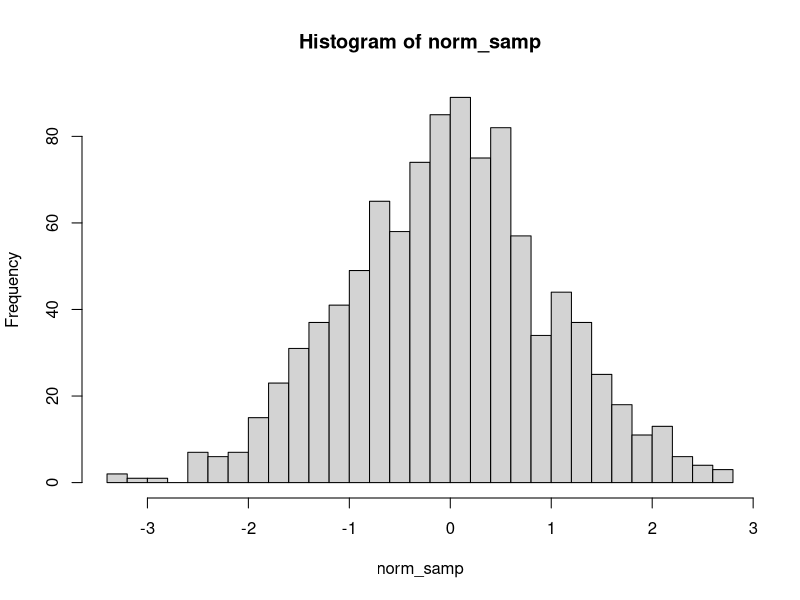

Generate this figure with R: (Note: this script raises an error after producing the figure.)
norm_samp <- rnorm(1000, mean=0, sd=1)
hist(norm_samp, breaks = 30)
pnorm(1.2, mean = 0, sd = 1)
pnorm(0.6, mean = 0, sd = 1)
areaBetween0.6_2.1 <- (pnorm(1.2, mean = 0, sd = 1) - pnorm(0.6, mean = 0, sd = 1))

#elephants trunks
area1 <- pnorm(2.1, mean = 1.8, sd = 0.4)
area2 <- pnorm(1.6, mean = 1.8, sd = 0.4)
areaBetweenA1_A2 <- (pnorm(2.1, mean = 1.8, sd = 0.4) - pnorm(1.6, mean = 1.8, sd = 0.4))
AreaBetweenA1_A2 <- (area1-area2)


#FIND PERCENTILES
#FIND q VALUES WHEN GIVEN PROBABILITIES
A <- qnorm(p = 0.025, mean = 10 , sd = sqrt(3))
B <- qnorm(p = 0.975, mean = 10 , sd = sqrt(3))
B-A

#
variables <- read.table("variables.txt", header = TRUE)
variables <- data.frame(variables)
summary(variables$var1)
sd(variables$var1, na.rm = FALSE)
norm_samp_var1 <- rnorm(300, mean=20.29, sd=4.917031)
hist(variables, breaks = 100)
hist(variables$var1, breaks = 100)

summary(variables$var2)
sd(variables$var2, na.rm = FALSE)
norm_samp_var2 <- rnorm(300, mean=20.08, sd=19.91025)
hist(norm_samp_var2, breaks = 100)
hist(variables$var2, breaks = 100)

#ipad
samp_exp_ipad <- rexp(1000, rate=0.25)
hist(samp_exp_ipad, breaks = 100)
pexp(5, rate=0.25)
ipadLess_than_8 <- pexp(8, rate=0.2)
ipadLess_than_6 <- pexp(6, rate=0.2)
ipadBetween6_8 <- (ipadLess_than_8 - ipadLess_than_6)
ipadBetween6_8

rweibull(1000, shape=1.5, scale=2)
hist(rweibull(1000, shape=1.5, scale=2))
smartphone_prob_lessTHAN3 <- pweibull(3, shape=1.5, scale = 2, lower.tail = T, log.p = F)
1-smartphone_prob_lessTHAN3

xbar <- mean(variables[, 1])
s <- sd(variables[, 1])
z <- qnorm(0.90)
n <- length(variables[, 1])
lower <- xbar - z*(s/sqrt(n))
upper <- xbar + z*(s/sqrt(n))
lower
upper
xbar
